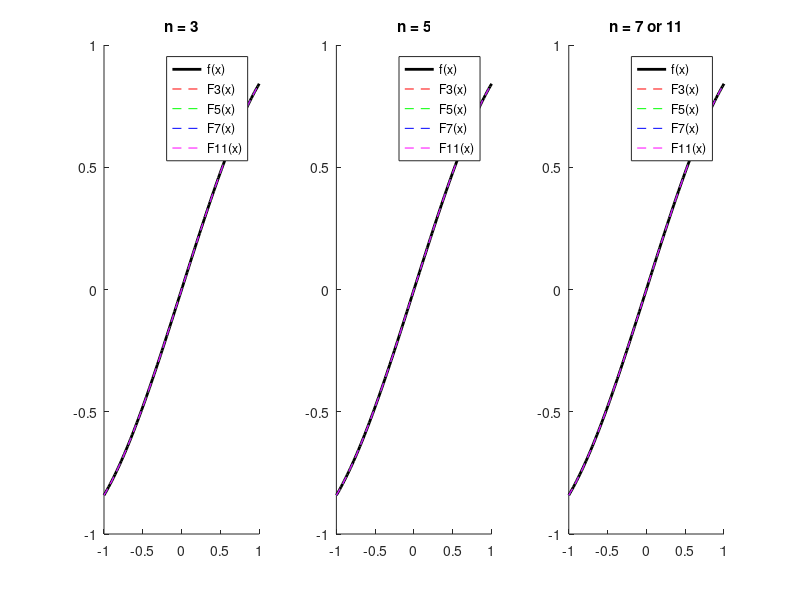

The MATLAB script that drew this image:
f = @(x) sin(x);

k1 = 3+2; % k dla n = 3
k2 = 5*2; % k dla n = 5
k3 = 7*3; % k dla n = 7

x = linspace(-1, 1, 100);

n1 = 3;
n2 = 5;
n3 = 7;
n4 = 11;

p1 = polyfit(x, f(x), n1);
p2 = polyfit(x, f(x), n2);
p3 = polyfit(x, f(x), n3);
p4 = polyfit(x, f(x), n4);

figure;

subplot(1,3,1);
hold on;
plot(x, f(x), 'k', 'LineWidth', 2);
plot(x, polyval(p1, x), 'r--');
plot(x, polyval(p2, x), 'g--');
plot(x, polyval(p3, x), 'b--');
plot(x, polyval(p4, x), 'm--');
title('n = 3');
legend('f(x)', 'F3(x)', 'F5(x)', 'F7(x)', 'F11(x)');
hold off;

subplot(1,3,2);
hold on;
plot(x, f(x), 'k', 'LineWidth', 2);
plot(x, polyval(p1, x), 'r--');
plot(x, polyval(p2, x), 'g--');
plot(x, polyval(p3, x), 'b--');
plot(x, polyval(p4, x), 'm--');
title('n = 5');
legend('f(x)', 'F3(x)', 'F5(x)', 'F7(x)', 'F11(x)');
hold off;

subplot(1,3,3);
hold on;
plot(x, f(x), 'k', 'LineWidth', 2);
plot(x, polyval(p1, x), 'r--');
plot(x, polyval(p2, x), 'g--');
plot(x, polyval(p3, x), 'b--');
plot(x, polyval(p4, x), 'm--');
title('n = 7 or 11');
legend('f(x)', 'F3(x)', 'F5(x)', 'F7(x)', 'F11(x)');
hold off;
